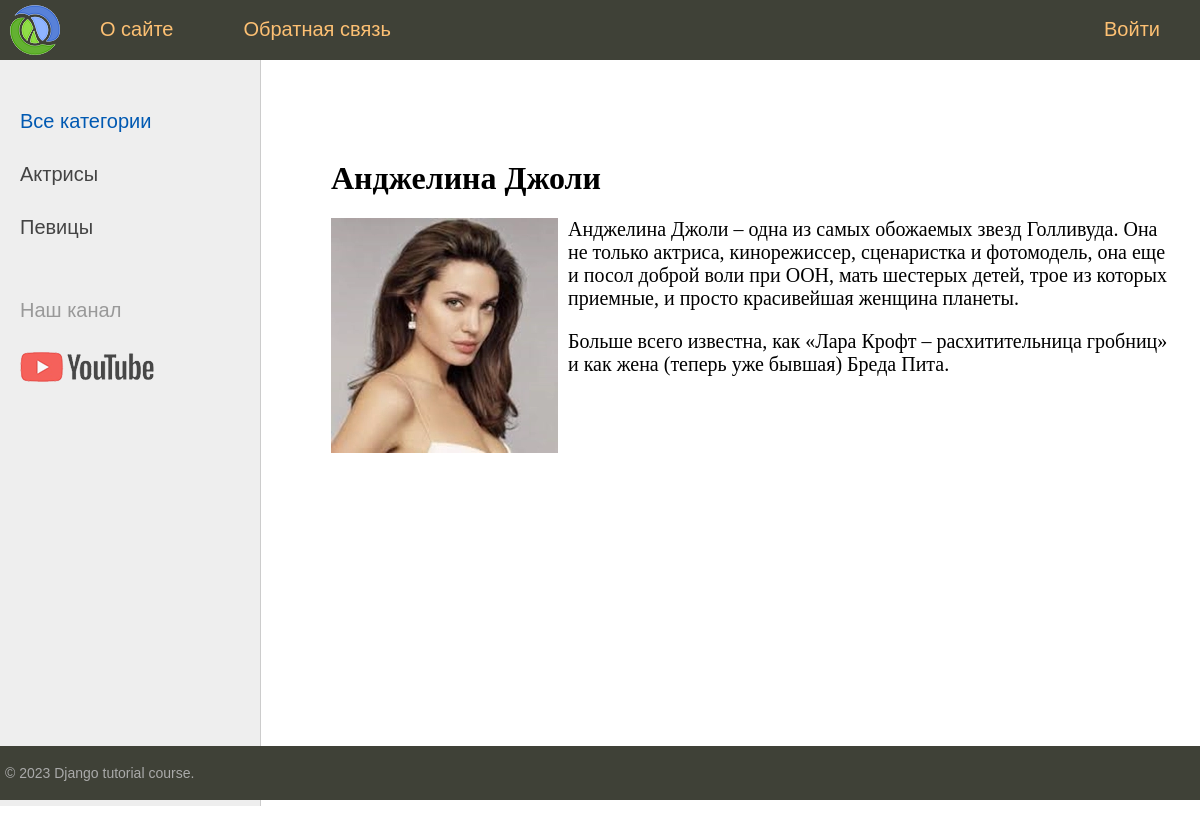
The app's page /post/andzhelina-dzholi/ with its own data.
### app01/models.py (models this page shows, shortened)
class Category(models.Model):
    name = models.CharField(max_length=100, db_index=True, verbose_name="Категория")
    slug = models.SlugField(max_length=255, unique=True, db_index=True, verbose_name="URL")
    def get_absolute_url(self):
        return reverse('category', kwargs={'cat_slug': self.slug})
    class Meta:
        verbose_name = 'Категория'
        verbose_name_plural = 'Категории'
        ordering = ['id']

class Women(models.Model):
    title = models.CharField(max_length=255, verbose_name="Заголовок")
    slug = models.SlugField(max_length=255, unique=True, db_index=True, verbose_name="URL")
    content = models.TextField(blank=True, verbose_name="Текст статьи")
    photo = models.ImageField(upload_to="photos/%Y/%m/%d/", verbose_name="Фото")
    time_create = models.DateTimeField(auto_now_add=True, verbose_name="Время создания")
    time_update = models.DateTimeField(auto_now=True)
    is_published = models.BooleanField(default=True, verbose_name="Публикация")
    cat = models.ForeignKey(Category, on_delete=models.PROTECT)
    def __str__(self):
        return self.title
    class Meta:
        verbose_name = 'Известные женщины'
        verbose_name_plural = 'Известные женщины'
        ordering = ['time_create', 'title']

### app01/views.py (the view)
# urls.py: path('post/<slug:post_slug>/', ShowPost.as_view(), name='post'),
class ShowPost(DataMixin, DetailView):
    model = Women
    template_name = 'app01/post.html'
    slug_url_kwarg = 'post_slug'
    context_object_name = 'post'
    def get_context_data(self, *, object_list=None, **kwargs):
        context = super().get_context_data(**kwargs)
        c_def = self.get_user_context(title=context['post'])
        context = dict(list(context.items()) + list(c_def.items()))
        return context

### app01/utils.py (called while the page is built)
    def get_user_context(self, **kwargs):
        context = kwargs
        cats = Category.objects.annotate(Count('women'))
        user_menu = menu.copy()
        if not self.request.user.is_authenticated:
            user_menu.pop(1)
        context['menu'] = user_menu
        context['cats'] = cats
        if 'cat_selected' not in context:
            context['cat_selected'] = 0
        return context

### app01/templates/app01/post.html
{% extends 'app01/base.html' %}
{% block content %}
    <h1>{{ post.title }}</h1>
    {% if post.photo %}
        <p><img class="img-article-left" src="{{ post.photo.url }}"></p>
    {% endif %}
    {{ post.content|linebreaks }}
{% endblock %}

### app01/templates/app01/base.html (shortened to what this page needs)
{% load static %}
{% load women_tags %}
<!DOCTYPE html>
<html lang="en">
<head>
    <link type="text/css" href="{% static 'app01/css/styles.css' %}" rel="stylesheet" />
</head>
<body>
<table class="table-page" border=0 cellpadding="0" cellspacing="0">
<tr><td valign=top>
{% block mainmenu %}
<div class="header">
    <ul id="mainmenu" class="mainmenu">
        <li class="logo"><a href="{% url 'home' %}"><div class="logo"></div></a></li>
        {% for m in menu %}
        	{% if not forloop.last %}
                <li><a href="{% url m.url_name %}">{{m.title}}</a></li>
            {% else %}
                <li class="last"><a href="{% url m.url_name %}">{{m.title}}</a></li>
            {% endif %}
        {% endfor %}
    </ul>
    </div>
{% endblock mainmenu %}
<table class="table-content" border=0 cellpadding="0" cellspacing="0">
<tr>
	<td valign="top" class="left-chapters">
        <ul id="leftchapters">
            {% if cat_selected == 0 %}
                <li class="selected">Все категории</li>
            {% else %}
                <li><a href="{% url 'home' %}">Все категории</a></li>
            {% endif %}
            {% for c in cats %}
                {% if c.women__count > 0 %}
                    {% if c.pk == cat_selected %}
                        <li class="selected">{{c.name}}</li>
                    {% else %}
                        <li><a href="{{ c.get_absolute_url }}">{{c.name}}</a></li>
                    {% endif %}
                {% endif %}
            {% endfor %}
            <li class="share">
                <p>Наш канал</p>
                <a class="share-yt" href="https://www.youtube.com/channel/UClJzWfGWuGJL2t-3dYKcHTA/playlists" target="_blank" rel="nofollow"></a>
            </li>
        </ul>
    </td>
    <td valign="top" class="content">
    <div class="content-text">
        {% block content %}
        {% endblock %}
    </div>
    </td>
</tr>
</table>
</td>
</tr>
<tr>
    <td valign=top>
        <div id="footer">
            <p>&copy; 2023 Django tutorial course.</p>
        </div>
    </td>
</tr>
</table>
</body>
</html>

### app01/static/app01/css/styles.css (style rules this page uses)
html, body { font-family: 'Arial'; margin: 0; padding: 0; height: 100%; width: 100%; color: #444; }
a { color: #0059b2; text-decoration: none; }
img { max-width: 600px; height: auto; }
img.img-article-left { max-width: 300px; height: auto; float: left; padding: 0 10px 10px 0; }
.table-page { width: 100%; height: 100%; vertical-align: top; }
.table-page tr { height: 100%; }
.header { background: #3F4137; height: 60px; }
.logo { background: url('../images/logo.png') no-repeat 10px 5px; width: 70px; height: 60px; }
ul.mainmenu { list-style: none; margin: 0; padding: 0; height: 60px; color: #fdc073; font-size: 20px; overflow: hidden; }
ul.mainmenu li { float: left; margin: 18px 40px 0 30px; }
ul.mainmenu li.logo { margin: 0; }
ul.mainmenu li.last { float: right; }
ul.mainmenu li a { color: #fdc073; text-decoration: none; }
.table-content { width: 100%; min-height: 100%; height: 100%; }
.left-chapters { margin: 0; background: #eee; border-right: 1px solid #ccc; min-height: 100%; }
.left-chapters ul { width: 230px; min-height: 100%; margin: 0; padding: 20px 10px 10px 20px; list-style: none; font-size: 20px; }
.left-chapters ul li { margin: 30px 0 0 0; color: #999; }
.left-chapters ul li.selected { color: #0059b2; }
.left-chapters ul li a { color: #444; text-decoration: none; }
.left-chapters ul li.share { margin: 60px 0 0 0; }
.left-chapters ul li.share p { margin: 30px 0 30px 0; }
.left-chapters ul li.share a { display: inline-block; width: 40px; height: 40px; margin: 0 20px 0 0; }
.left-chapters ul li.share a.share-yt { width: 100%; height: 30px; background: url('../images/share_yt.png') no-repeat 0 0 }
.content { padding: 40px 20px 20px 40px; width: 100%; box-sizing: border-box; }
.content-text { margin: 60px 0 0 30px; color: #000; font-size: 20px; font-family: Yandex Sans Display Light; }
.content-text h1 { font-size: 32px; }
#footer { box-sizing: border-box; background: #3F4137; padding: 5px; color: #aaa; font-size: 14px; font-family: Verdana, Geneva, Arial, Helvetica; text-align: left; overflow: hidden; }

### records on screen
Category: name "Актрисы"
Category: name "Певицы"
Women: title "Анджелина Джоли", photo (picture), content "Анджелина Джоли – одна из самых обожаемых звезд Голливуда. Она не только актриса, кинорежиссер, сценаристка и фотомодель, она еще и посол доброй воли при ООН, мать шестерых детей, трое из которых приемные, и просто красивейшая женщина планеты. Больше всего известна, как «Лара Крофт – расхитительница гробниц» и как жена (теперь уже бывшая) Бреда Пита."

### other values on screen
{{ m.title }} "О сайте" "Обратная связь"
{{ m.title }} "Войти"
